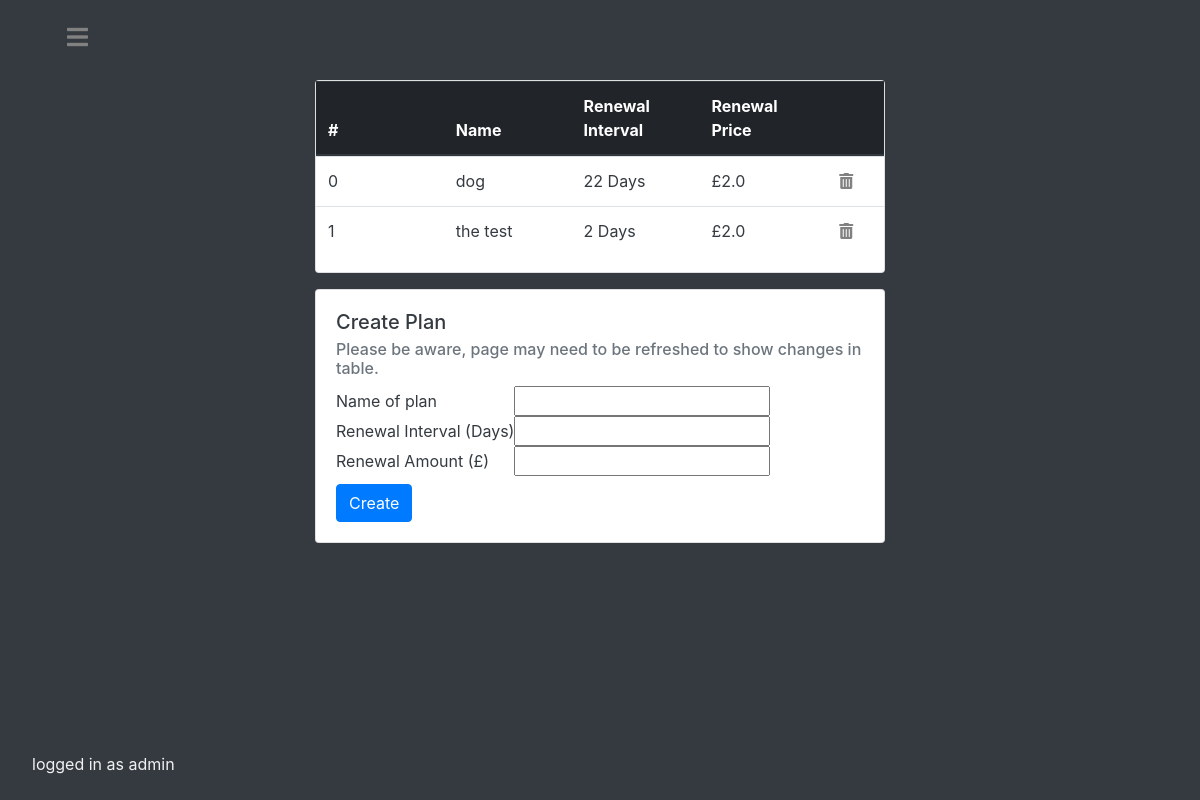
Before: /admin/dashboard/plans (signed in) with the older database file.
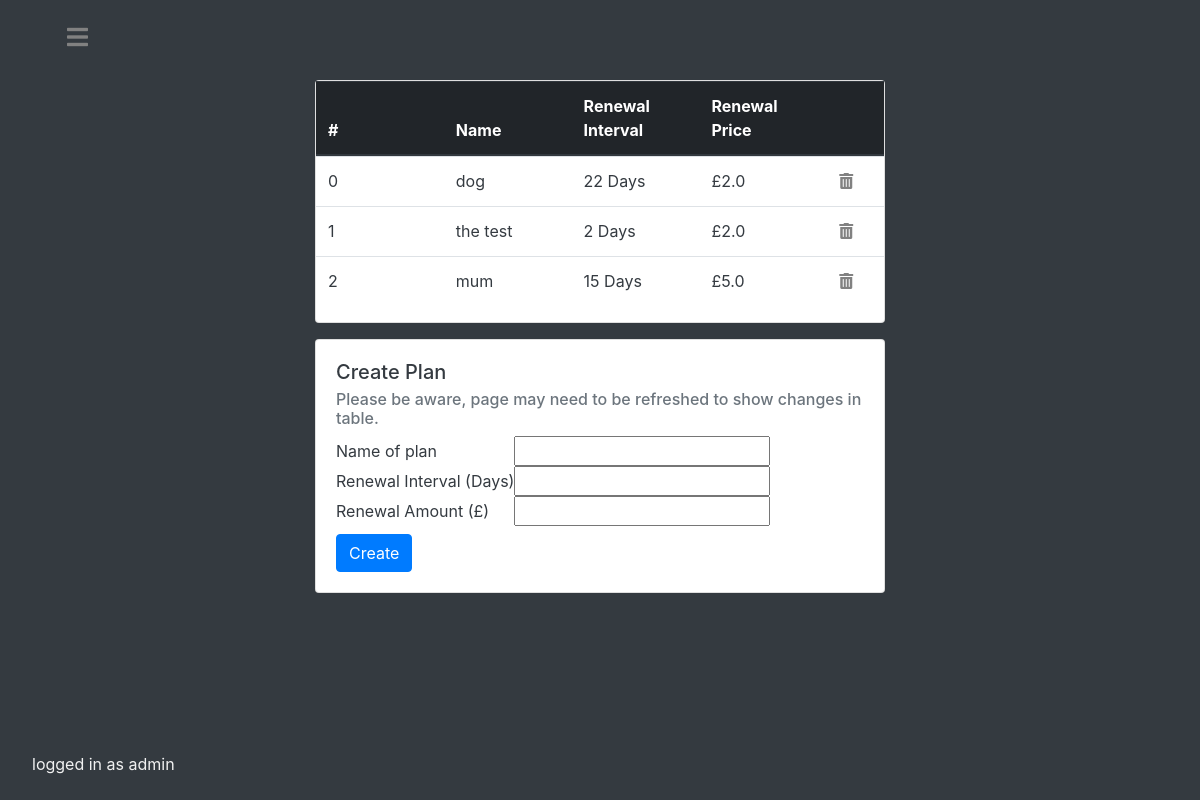
After: the same page with the newer database file.
### tables this page shows
CREATE TABLE users (username text PRIMARY KEY, fName text, sName text, emailAddress text, password text, admin bool);

CREATE TABLE plans (name text PRIMARY KEY, interval integer, amount float);

### main.py (the view, shortened to what this page needs)
@app.route("/admin/dashboard/plans", methods=['GET', 'POST'])
@login_required
def adminplans():
    if current_user.getAdminPerms():
        db = Database()
        plans = list(db.getAll('plans'))
        db.closeConnection()
        return render_template('adminplans.html', plans=plans, reason=None)
    else:
        reason = f'Insufficient permissions.'
        return render_template('redirect.html', reason=reason)

### api.py (called while the page is built)
    def closeConnection(self):
        self.conn.close()
        return

    def getAll(self, dbname):
        self.c.execute(f'''SELECT * FROM {dbname}''')
        result = self.c.fetchall()
        return result

    def searchUsersByUsername(self, user):
        self.c.execute(f'''SELECT * FROM users WHERE username = ?''', (user,))
        result = self.c.fetchone()
        return result

### main.py (called while the page is built)
@login_manager.user_loader
def load_user(username):
    dbconnection = Database()
    result = dbconnection.searchUsersByUsername(username)
    dbconnection.closeConnection()
    if result:
        if result[5] == "FALSE":
            return User(result[0], result[1], result[2], result[3], result[4])
        else:
            return AdministativeUser(result[0], result[1], result[2], result[3], result[4])
    else:
        return None

    def getAdminPerms(self):
        return self.isadmin

### templates/adminplans.html (shortened to what this page needs)
<!DOCTYPE html>
<html lang="en">
<head>
    <link rel="stylesheet" href="https://use.fontawesome.com/releases/v5.0.8/css/all.css">
    <link rel="stylesheet" href="https://maxcdn.bootstrapcdn.com/bootstrap/4.0.0/css/bootstrap.min.css"
>
    <link rel= "stylesheet" type= "text/css" href= "{{ url_for('static',filename='styles/adminplans.css') }}">
</head>
<body class="bg-dark">
<div id="mySidenav" class="sidenav">
    <p class="footer fixed-bottom">logged in as {{ current_user.id }}</p>
</div>
<div id="main" class="container-fluid h-10 bg-dark text-white">
    <div class="col-3 text-left">
        <div class="navbarbutton"><a href="#" onclick="openNav()"><i class="fas fa-bars"></i></a></div>
    </div>
</div>
<div class="container-fluid h-80 bg-dark text-white">
    <div class="row h-90">
        <div class="col-3 text-left">
        </div>
        <div class="col-md-6 text-left justify-content-center align-items-center">
            <div class="card">
                <table id="dbtable" class="table mb-3 px-2">
                    <thead class="thead-dark">
                    <tr class="clickable">
                        <th scope="col" onclick="sortTable2(0)">#</th>
                        <th scope="col" onclick="sortTable2(1)">Name</th>
                        <th scope="col" onclick="sortTable2(2)">Renewal Interval</th>
                        <th scope="col" onclick="sortTable2(3)">Renewal Price</th>
                        <th scope="col" width="10%"></th>
                    </tr>
                    </thead>
                    <tbody>
                    {% for value in plans %}
                    <tr class="text-dark">
                        <td scope="row ">{{ plans.index(value) }}</td>
                        <td>{{ value[0] }}</td>
                        <td>{{ value[1] }} Days</td>
                        <td>£{{ value[2] }}</td>
                        <td width="10%"><form method="post"><button  id="delete" name="delete" type="submit" class="invisblebutton" value="{{ value[0] }}"><i class="fas fa-trash-alt"></i></button></form></td>
                    </tr>
                    {% endfor %}
                    </tbody>
                </table>
            </div>
            <div class="card mt-3 text-dark">
                <div class="card-body">
                    <h5 class="card-title">Create Plan</h5>
                    <h6 class="card-subtitle mb-2 text-muted">Please be aware, page may need to be refreshed to show
                        changes in table.</h6>
                    <form action="" method="post">
                        <p>
                            <label for="a">Name of plan</label>
                            <input id="a" type="text" name="name">
                        </p>
                        <p>
                            <label for="b">Renewal Interval (Days) </label>
                            <input id="b" type="number" name="days">
                        </p>
                        <p>
                            <label for="c">Renewal Amount (£)</label>
                            <input id="c" type="number" step="0.01" name="price">
                        </p>
                        <button type="submit" class="btn btn-primary mt-2">Create</button>
                    </form>
                </div>
            </div>
            <div class="col-3"></div>
        </div>
    </div>
    <div class="container-fluid h-10 bg-dark text-white "></div>
</div>
</body>
</html>

### static/styles/adminplans.css (style rules this page uses)
form { display: table; }
p { display: table-row; }
label { display: table-cell; }
input { display: table-cell; }
body,html { height:100%; }
.h-90 { height:90%; }
.h-80 { height:80%; }
.h-10 { height:10%; }
.sidenav { height: 100%; width: 0; position: fixed; z-index: 1; top: 0; left: 0; background-color: #111; overflow-x: hidden; padding-top: 60px; transition: 0.5s; }
.footer { color: #f1f1f1; padding: 8px 8px 8px 32px; white-space: nowrap; }
.navbarbutton { font-size: 150%; color: #E5D4C0; position: fixed; }
.navbarbutton a { padding: 8px 8px 8px 32px; color: #818181; transition: 0.3s; }
.navbarbutton a:link { color: #818181; }
.invisblebutton { background: none!important; border: none; padding: 0!important; font-family: arial, sans-serif; color: #818181; text-decoration: underline; cursor: pointer; }
.clickable { cursor: pointer; }
table { width: 100%; }
thead, tbody tr { display: table; width: 100%; table-layout: fixed; }
tbody { display: block; overflow-y: auto; table-layout: fixed; max-height: 200px; }
#main { transition: margin-left .5s; padding: 20px; }

Changed rows visible on the page:
added plans: index "2", name "mum", interval "15", amount "5.0"
